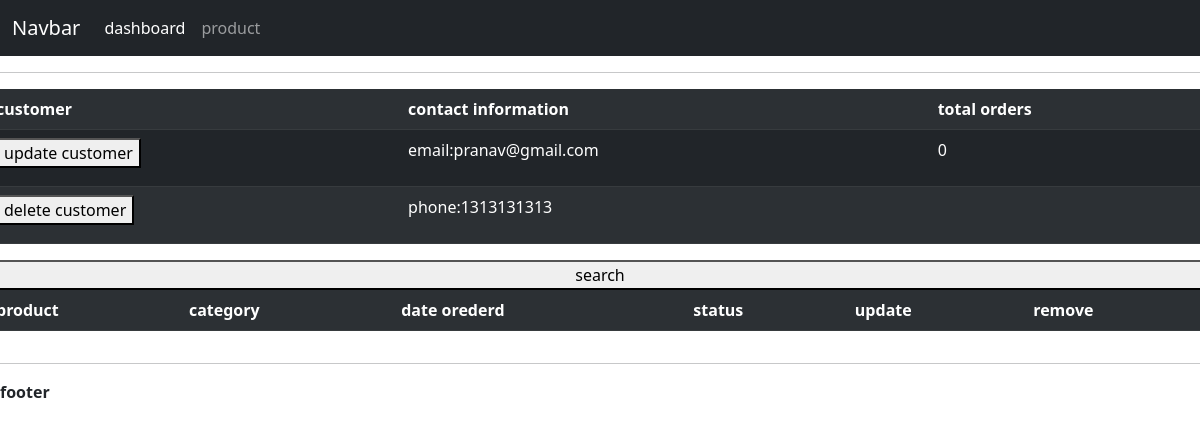
The page /cop/cust2 on the database its author committed.
### cop/models.py (models this page shows, shortened)
class customer(models.Model):
    name=models.CharField(max_length=200,null=True)
    email=models.EmailField(null=True)
    phone=models.CharField(max_length=200,null=True)
    date_created=models.DateTimeField(auto_now_add=True,null=True)

### cop/views.py (the view)
# urls.py: path('cust<str:pk>',views.customer1,name='cu'),
def customer1(request,pk):
    c=customer.objects.get(id=pk)
    o=c.orders_set.all()
    return render(request,'cop/customer.html',{'o':o,'c':c})

### cop/template/cop/customer.html (shortened to what this page needs)
{%extends 'cop/main.html'%}
{%block content%}
<div class="row">
<table class="table table-dark table-striped">
  <tr>
    <th>customer</th>
    <th>contact information</th>
    <th>total orders</th>
  </tr>
  <tr>
    <td><button type="button">update customer</button></td>
    <td><p>email:{{c.email}}</p></td>
    <td>{{o.count}}</td>
  </tr>
  <tr>
    <td><button type="button">delete customer</button></td>
    <td><p>phone:{{c.phone}}</p></td>
    <td></td>
  </tr>
</table>
</div>
<div class="row">
<button type="button">search</button>
</div>
<div class="row">
<table class="table table-dark table-striped">
  <tr>
    <th>product</th>
    <th>category</th>
    <th>date orederd</th>
    <th>status</th>
    <th>update</th>
    <th>remove</th>
  </tr>
</table>
</div>
{%endblock%}

### rows shown on the page
customer: email "pranav@gmail.com", count "0", phone "1313131313"
